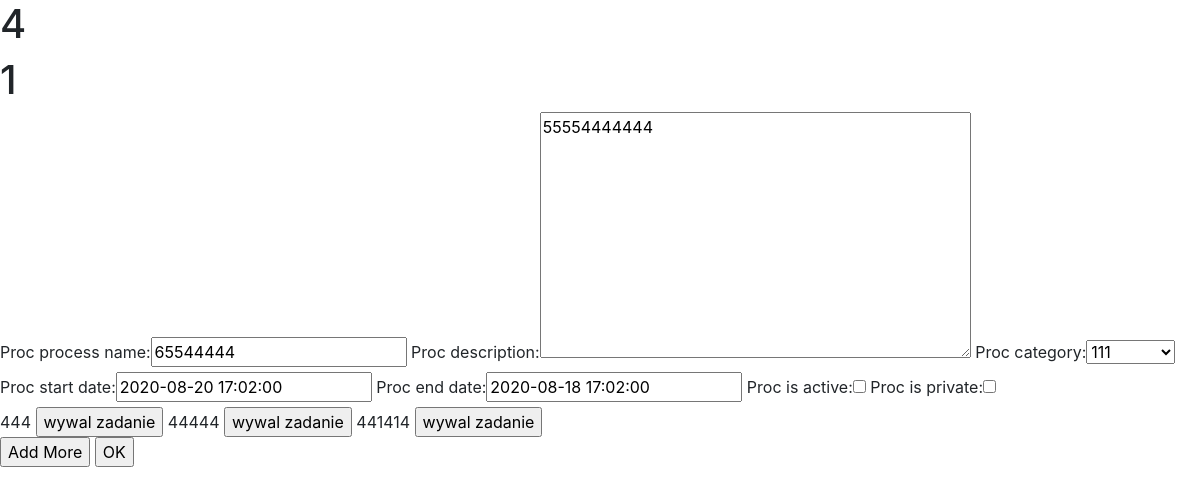
Page /info/processes/edit/4/ (signed in) on the committed database.
### info_flow/models.py (models this page shows)
class process(models.Model):
	proc_author = models.ForeignKey(settings.AUTH_USER_MODEL, on_delete=models.SET('deleted'), related_name='proc_user')
	proc_process_name = models.CharField(max_length=150)
	proc_description = models.TextField(null=True)
	proc_created = models.DateTimeField(auto_now_add=True)
	proc_modified = models.DateTimeField(auto_now=True)
	proc_start_date = models.DateTimeField(null=True, blank=True)
	proc_end_date = models.DateTimeField(null=True, blank=True)
	proc_category = models.ForeignKey(category, on_delete=models.CASCADE)
	proc_is_active=models.BooleanField(default=True)
	proc_is_private=models.BooleanField(default=True)
	proc_is_deleted=models.BooleanField(default=False)
	proc_assigned = models.ForeignKey(settings.AUTH_USER_MODEL, on_delete=models.SET('deleted'), null=True, blank=True, related_name='assigned_user')
	proc_file=models.ForeignKey(files, on_delete=models.CASCADE, null=True, blank=True)
	class Meta():
		ordering=['proc_created']
		permissions=(
			("can_view", "Can see processes"),
			)

class tasks(models.Model):
	tasks_name = models.CharField(max_length=150, blank=False)
	tasks_description = models.TextField(null=True)
	tasks_created = models.DateTimeField(auto_now_add=True)
	tasks_modified = models.DateTimeField(auto_now=True)
	tasks_start_date = models.DateTimeField(null=True, blank=True)
	tasks_end_date = models.DateTimeField(null=True, blank=True)
	tasks_assigned = models.ForeignKey(settings.AUTH_USER_MODEL, on_delete=models.SET('deleted'), null=True,  blank=True)
	tasks_is_active=models.BooleanField(default=True)
	tasks_proc=models.ForeignKey(process, on_delete=models.CASCADE)
	tasks_file=models.ForeignKey(files, on_delete=models.CASCADE, null=True, blank=True)

### info_flow/views.py (the view)
# urls.py: path('processes/edit/<int:pid>/', views.if_edit_proc, name='if_edit_proc'),
@login_required
def if_edit_proc(request, pid):
	proc=process.objects.get(pk = pid)
	if not request.user.id==proc.proc_author.id:
		return HttpResponseForbidden("You are not allowed to edit thissfasfasf Post")
	task=tasks.objects.all().filter(tasks_proc_id=pid)
	if request.method=='POST':
		proc_form=ProcessForm(request.POST, instance=proc)
		task_form=TaskFormPos(request.POST)
		if proc_form.is_valid():
			proc_form.save()
		if task_form.is_valid():
			for form in task_form:
				if form.is_valid():
					newForm=form.save(commit=False)
					newForm.tasks_proc_id=pid
					newForm.save()
		return redirect('info_flow:if_show_proc', pid=pid)
	else:
		proc_form=ProcessForm(instance=proc)
		task_form=TaskFormPos(queryset=tasks.objects.none())
		context={'proc':proc,'task':task, 'proc_form':proc_form, 'task_form':task_form}
	return render(request, 'info_flow/if_edit_proc.html', context)

### info_flow/forms.py
class ProcessForm(forms.ModelForm):
	class Meta:
		model=process
		fields=['proc_process_name', 'proc_description', 'proc_category', 'proc_start_date', 'proc_end_date', 'proc_is_active', 'proc_is_private']
		widgets = {
            'proc_start_date': DateTimePickerInput(),
            'proc_end_date': DateTimePickerInput(),
            }

### info_flow/models.py (called while the page is built)
	def __str__(self):
		return self.cat_name

### info_flow/templates/info_flow/if_edit_proc.html (shortened to what this page needs)
 <head>
<link href="https://maxcdn.bootstrapcdn.com/bootstrap/4.0.0/css/bootstrap.min.css" rel="stylesheet"/>
</head>
<h1>{{proc.id}}</h1>
<h1>{{proc.proc_author.id}}</h1>
<form  method="POST" action="{% url 'info_flow:if_edit_proc' proc.id %}" autocomplete="off" >
{{proc_form}}
<div>
{% for z in task %}
	{{z.tasks_name}}
	<input type="button" value="wywal zadanie">
{% endfor %}
</div>
<input type="button" value="Add More" id="add_more">
<input type="submit" value="OK">
</form>

### rows in the picture
process: id "4", proc_author.id "1", proc_process_name "65544444", proc_description "55554444444", proc_category "111", proc_start_date "2020-08-20 17:02:00", proc_end_date "2020-08-18 17:02:00"
tasks: tasks_name "444"
tasks: tasks_name "44444"
tasks: tasks_name "441414"
